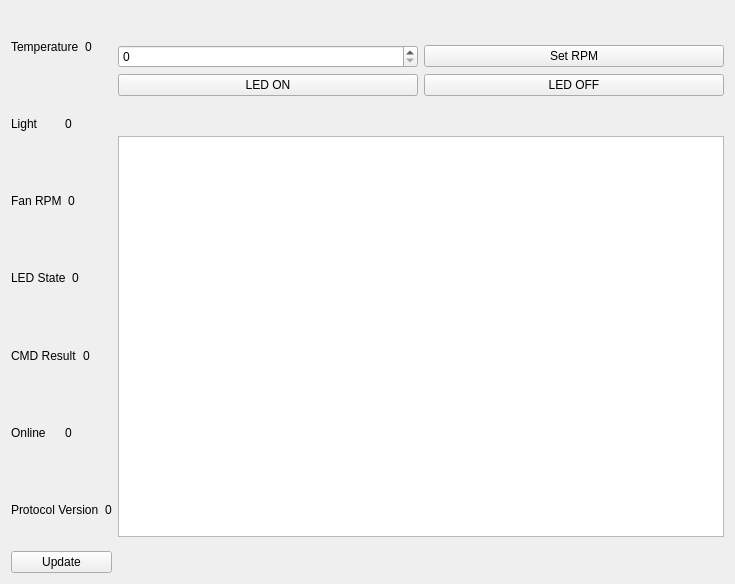
<?xml version="1.0" encoding="UTF-8"?>
<ui version="4.0">
 <class>Widget</class>
 <widget class="QWidget" name="Widget">
  <property name="geometry">
   <rect>
    <x>0</x>
    <y>0</y>
    <width>735</width>
    <height>584</height>
   </rect>
  </property>
  <property name="windowTitle">
   <string>Form</string>
  </property>
  <layout class="QHBoxLayout" name="horizontalLayout_10">
   <item>
    <layout class="QVBoxLayout" name="verticalLayout_2">
     <item>
      <layout class="QHBoxLayout" name="horizontalLayout_3">
       <item>
        <widget class="QLabel" name="temperature">
         <property name="text">
          <string>Temperature</string>
         </property>
        </widget>
       </item>
       <item>
        <widget class="QLabel" name="temperature_value_label">
         <property name="text">
          <string>0</string>
         </property>
        </widget>
       </item>
      </layout>
     </item>
     <item>
      <layout class="QHBoxLayout" name="horizontalLayout_4">
       <item>
        <widget class="QLabel" name="light">
         <property name="text">
          <string>Light</string>
         </property>
        </widget>
       </item>
       <item>
        <widget class="QLabel" name="light_value_label">
         <property name="text">
          <string>0</string>
         </property>
        </widget>
       </item>
      </layout>
     </item>
     <item>
      <layout class="QHBoxLayout" name="horizontalLayout_5">
       <item>
        <widget class="QLabel" name="fan_rpm">
         <property name="text">
          <string>Fan RPM</string>
         </property>
        </widget>
       </item>
       <item>
        <widget class="QLabel" name="fan_rpm_value_label">
         <property name="text">
          <string>0</string>
         </property>
        </widget>
       </item>
      </layout>
     </item>
     <item>
      <layout class="QHBoxLayout" name="horizontalLayout_6">
       <item>
        <widget class="QLabel" name="led_state">
         <property name="text">
          <string>LED State</string>
         </property>
        </widget>
       </item>
       <item>
        <widget class="QLabel" name="led_state_value_label">
         <property name="text">
          <string>0</string>
         </property>
        </widget>
       </item>
      </layout>
     </item>
     <item>
      <layout class="QHBoxLayout" name="horizontalLayout_7">
       <item>
        <widget class="QLabel" name="cmd_result">
         <property name="text">
          <string>CMD Result</string>
         </property>
        </widget>
       </item>
       <item>
        <widget class="QLabel" name="cmd_result_value_label">
         <property name="text">
          <string>0</string>
         </property>
        </widget>
       </item>
      </layout>
     </item>
     <item>
      <layout class="QHBoxLayout" name="horizontalLayout_8">
       <item>
        <widget class="QLabel" name="online">
         <property name="text">
          <string>Online</string>
         </property>
        </widget>
       </item>
       <item>
        <widget class="QLabel" name="online_value_label">
         <property name="text">
          <string>0</string>
         </property>
        </widget>
       </item>
      </layout>
     </item>
     <item>
      <layout class="QHBoxLayout" name="horizontalLayout_9">
       <item>
        <widget class="QLabel" name="label_6">
         <property name="text">
          <string>Protocol Version</string>
         </property>
        </widget>
       </item>
       <item>
        <widget class="QLabel" name="protocol_version_value_label">
         <property name="text">
          <string>0</string>
         </property>
        </widget>
       </item>
      </layout>
     </item>
     <item>
      <widget class="QPushButton" name="update_button">
       <property name="text">
        <string>Update</string>
       </property>
      </widget>
     </item>
    </layout>
   </item>
   <item>
    <layout class="QVBoxLayout" name="verticalLayout_3">
     <item>
      <layout class="QVBoxLayout" name="verticalLayout">
       <item>
        <layout class="QHBoxLayout" name="horizontalLayout">
         <item>
          <widget class="QSpinBox" name="rpm_set">
           <property name="maximum">
            <number>3000</number>
           </property>
          </widget>
         </item>
         <item>
          <widget class="QPushButton" name="set_rpm_button">
           <property name="text">
            <string>Set RPM</string>
           </property>
          </widget>
         </item>
        </layout>
       </item>
       <item>
        <layout class="QHBoxLayout" name="horizontalLayout_2">
         <item>
          <widget class="QPushButton" name="led_on_button">
           <property name="text">
            <string>LED ON</string>
           </property>
          </widget>
         </item>
         <item>
          <widget class="QPushButton" name="led_off_button">
           <property name="text">
            <string>LED OFF</string>
           </property>
          </widget>
         </item>
        </layout>
       </item>
      </layout>
     </item>
     <item>
      <widget class="QTextEdit" name="log_textedit">
       <property name="maximumSize">
        <size>
         <width>641</width>
         <height>401</height>
        </size>
       </property>
      </widget>
     </item>
    </layout>
   </item>
  </layout>
 </widget>
 <resources/>
 <connections/>
</ui>
